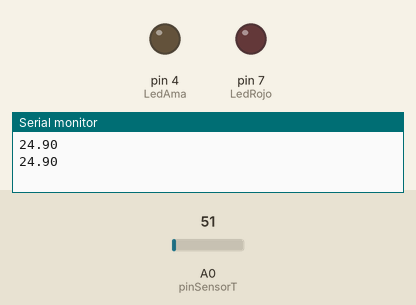
This sketch was run on a simulated Arduino Uno, built with avr-gcc and run on an emulated ATmega328P. On the bench: output pins drawn as LEDs (lit = HIGH), the last lines printed to the serial monitor. Dashed ring = blinking. The inputs (shaded band) are chosen by the test bench; at power-on: A0 (pinSensorT) = 51.

Above: at 3.3 s.
3.4 s: A0 (pinSensorT) set to 66
At 7.4 s:
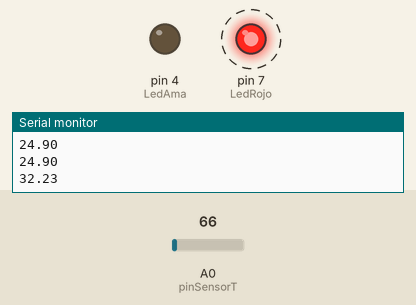
10.2 s: A0 (pinSensorT) set to 61
At 14.9 s:
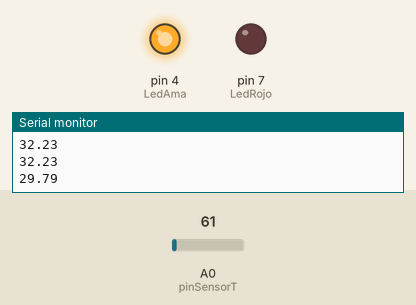
17.0 s: A0 (pinSensorT) set to 71
At 17.9 s:
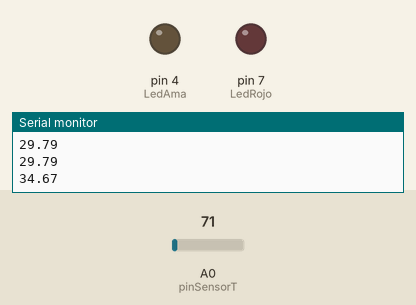
Timing chart, 0 to 29.8 s (numbered marks = the images above; inputs shaded):
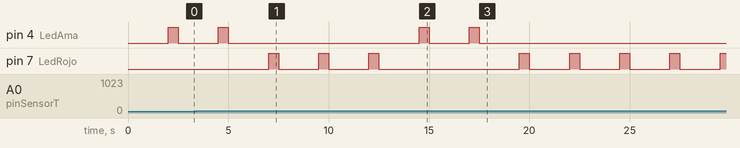

Measured:
- the behaviour switches between 61 and 62 on A0 (pinSensorT) (found by bisection; images 0 and 1)
- after the input at 3.4 s, pin 4 (LedAma): goes on until 5.0 s, then stays LOW; pin 7 (LedRojo): alternates HIGH for 0.50 s and LOW for 2.0 s, starting after 3.6 s
- after the input at 10.2 s, pin 4 (LedAma): LOW → HIGH after 4.3 s, → LOW 0.50 s later; pin 7 (LedRojo): goes on until 12.5 s, then stays LOW
- after the input at 17.0 s, pin 4 (LedAma): goes on until 17.5 s, then stays LOW; pin 7 (LedRojo): alternates HIGH for 0.50 s and LOW for 2.0 s, starting after 2.5 s

The sketch:

sensor_de_temperatura1.ino
```cpp
//LM35:Sensor Temperatura
//Declaro variable para guardar temp en celsius
float tempC;
const int LedRojo = 7;
const int LedAma = 4;
//Declaro variable para el PIN A0
int pinSensorT = 0;
void setup() {
  // put your setup code here, to run once:
  Serial.begin(9600);
  pinMode(LedRojo,OUTPUT);
  pinMode(LedAma,OUTPUT);
}
void loop() {
  // put your main code here, to run repeatedly:
  //para que lea el pin cunado es analogo
  tempC = analogRead(pinSensorT);
  tempC = (5.0*tempC*100)/1024.0;
  Serial.println(tempC);
  delay(2000);
   if (tempC >= 30){
    digitalWrite(LedAma,LOW);
    digitalWrite(LedRojo,HIGH);
    delay(500);
    digitalWrite(LedRojo,LOW);
   }else{
     if(tempC < 30){
      digitalWrite(LedRojo,LOW);
      digitalWrite(LedAma,HIGH);
      delay(500);
      digitalWrite(LedAma,LOW);
      }
    }
  }
```
